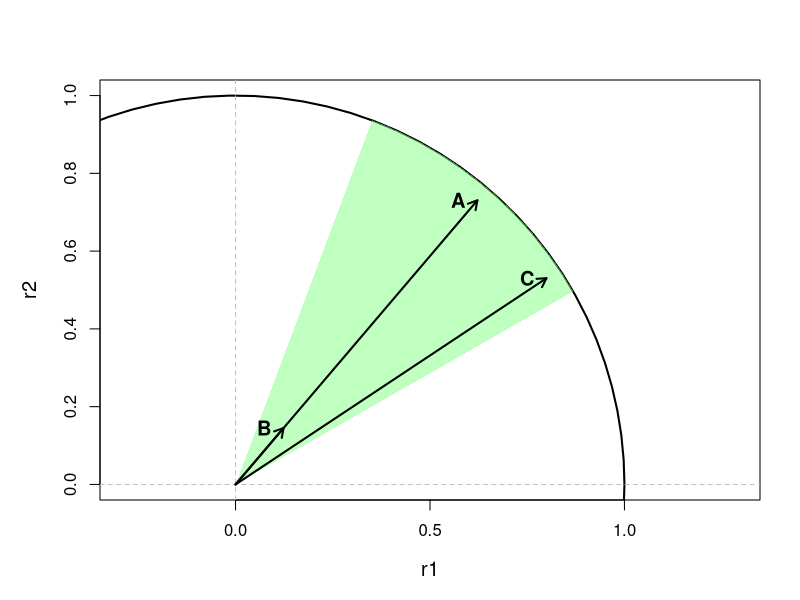

The R source for this figure:
# Structural Stability Feasibility Domain Visualization (Revised)
# Load required libraries
library(ggplot2)
library(shape)

# Define alpha values (competition coefficients)
# Using values that create a wider feasibility domain
alpha11 <- 0.7  # intraspecific competition of species 1
alpha12 <- 0.3  # effect of species 2 on species 1  
alpha21 <- 0.4  # effect of species 1 on species 2
alpha22 <- 0.8  # intraspecific competition of species 2

# Calculate the slopes of the boundaries
slope_right <- alpha21/alpha11  # Right boundary slope
slope_left <- alpha22/alpha12   # Left boundary slope

# Create the plot
par(mfrow=c(1,1), mar=c(5,5,4,2))

# Set up the plot area (focusing on positive quadrant)
plot(0, 0, xlim=c(0, 1), ylim=c(0, 1), type="n",
     xlab="r1", ylab="r2",
     cex.lab=1.2, cex.main=1.4, asp=1) +
scale_x_continuous(limits = c(0,1)) +
  scale_y_continuous(limits = c(0,1))

# Add the unit circle
circle <- seq(0, 2*pi, length.out=100)
x_circle <- cos(circle)
y_circle <- sin(circle)
lines(x_circle, y_circle, lwd=2)

# Add axes
abline(h=0, v=0, col="gray", lty=2)

# Draw the feasibility domain boundaries (only in positive quadrant)
# Right boundary (slope = alpha21/alpha11)
x_vals <- seq(0, 1, length.out=100)
y_vals_right <- slope_right * x_vals

# Left boundary (slope = alpha22/alpha12)  
y_vals_left <- slope_left * x_vals

# Clip to the circle in the positive quadrant
# For right boundary
valid_right <- x_vals^2 + y_vals_right^2 <= 1 & x_vals >= 0 & y_vals_right >= 0
x_right <- x_vals[valid_right]
y_right <- y_vals_right[valid_right]

# For left boundary
valid_left <- x_vals^2 + y_vals_left^2 <= 1 & x_vals >= 0 & y_vals_left >= 0
x_left <- x_vals[valid_left]
y_left <- y_vals_left[valid_left]

# # Draw the boundaries with dashed lines
# lines(x_right, y_right, col="black", lty=2, lwd=1.5)
# lines(x_left, y_left, col="black", lty=2, lwd=1.5)

# Create the polygon for the feasibility domain
# Find intersection points with circle
# Right boundary: y = slope_right * x, x^2 + y^2 = 1
x_intersect_right <- 1/sqrt(1 + slope_right^2)
y_intersect_right <- slope_right * x_intersect_right

# Left boundary: y = slope_left * x, x^2 + y^2 = 1
x_intersect_left <- 1/sqrt(1 + slope_left^2)
y_intersect_left <- slope_left * x_intersect_left

# Create arc between the two intersection points
arc_angle_right <- atan2(y_intersect_right, x_intersect_right)
arc_angle_left <- atan2(y_intersect_left, x_intersect_left)
arc_angles <- seq(arc_angle_right, arc_angle_left, length.out=50)
arc_x <- cos(arc_angles)
arc_y <- sin(arc_angles)

# Combine to create polygon
polygon_x <- c(0, x_intersect_right, arc_x, x_intersect_left)
polygon_y <- c(0, y_intersect_right, arc_y, y_intersect_left)

# Fill the feasibility domain
polygon(polygon_x, polygon_y, col=rgb(0.5, 1, 0.5, alpha=0.5), border=NA)

# Calculate centroid of the feasibility domain
centroid_x <- mean(polygon_x)
centroid_y <- mean(polygon_y)

# Define the vectors
# 1. Long vector at the centroid
vector1_x <- centroid_x
vector1_y <- centroid_y
length_centroid <- sqrt(vector1_x^2 + vector1_y^2)

# 3. Vector near the edge (same length as centroid vector)
# Choose a point on the right boundary
t <- 0.75  # Parameter along the boundary  
edge_point_x <- t * x_intersect_right
edge_point_y <- t * y_intersect_right

# Calculate the perpendicular distance from this point to the boundary
dist_to_right_edge <- abs(-alpha21 * edge_point_x + alpha11 * edge_point_y) / sqrt(alpha21^2 + alpha11^2)

# Normal vector to right boundary (perpendicular, pointing inward)
normal_x <- -slope_right / sqrt(1 + slope_right^2)
normal_y <- 1 / sqrt(1 + slope_right^2)

# Move the edge point inward by a small distance
inward_distance <- 0.05
temp_x <- edge_point_x + inward_distance * normal_x
temp_y <- edge_point_y + inward_distance * normal_y

# Now scale this vector to have the same length as the centroid vector
current_length <- sqrt(temp_x^2 + temp_y^2)
scale_to_match <- length_centroid / current_length
vector3_x <- temp_x * scale_to_match
vector3_y <- temp_y * scale_to_match

# Calculate the actual distance from vector3 to the edge
dist_edge_vector <- abs(-alpha21 * vector3_x + alpha11 * vector3_y) / sqrt(alpha21^2 + alpha11^2)

# 2. Short vector with the same distance to edge as the edge vector
# We need to find a point that has the same distance to the edge as vector3
# Start with a point on the same ray as the centroid but closer to origin
trial_scale <- 0.3
trial_x <- centroid_x * trial_scale
trial_y <- centroid_y * trial_scale

# Calculate its distance to the edges
dist_trial_right <- abs(-alpha21 * trial_x + alpha11 * trial_y) / sqrt(alpha21^2 + alpha11^2)
dist_trial_left <- abs(-alpha22 * trial_x + alpha12 * trial_y) / sqrt(alpha22^2 + alpha12^2)
dist_trial <- min(dist_trial_right, dist_trial_left)

# Adjust the scale to match the distance
# Use iterative approach to find the right scale
target_distance <- dist_edge_vector
best_scale <- trial_scale
for (i in 1:20) {
  test_x <- centroid_x * best_scale
  test_y <- centroid_y * best_scale
  dist_right <- abs(-alpha21 * test_x + alpha11 * test_y) / sqrt(alpha21^2 + alpha11^2)
  dist_left <- abs(-alpha22 * test_x + alpha12 * test_y) / sqrt(alpha22^2 + alpha12^2)
  current_dist <- min(dist_right, dist_left)
  
  if (abs(current_dist - target_distance) < 0.001) break
  
  if (current_dist > target_distance) {
    best_scale <- best_scale * 0.95
  } else {
    best_scale <- best_scale * 1.05
  }
}

vector2_x <- centroid_x * best_scale
vector2_y <- centroid_y * best_scale

# Recalculate to ensure accuracy
dist_B_right <- abs(-alpha21 * vector2_x + alpha11 * vector2_y) / sqrt(alpha21^2 + alpha11^2)
dist_B_left <- abs(-alpha22 * vector2_x + alpha12 * vector2_y) / sqrt(alpha22^2 + alpha12^2)
dist_B <- min(dist_B_right, dist_B_left)

# Draw the vectors
arrows(0, 0, vector1_x, vector1_y, col="black", lwd=2, length=0.1)
arrows(0, 0, vector2_x, vector2_y, col="black", lwd=2, length=0.1)
arrows(0, 0, vector3_x, vector3_y, col="black", lwd=2, length=0.1)

# # Add points at vector tips
# points(c(vector1_x, vector2_x, vector3_x), 
#        c(vector1_y, vector2_y, vector3_y), 
#        pch=21, cex=2, col="black", bg="red")

# Add labels
text(vector1_x - 0.05, vector1_y, "A", col="black", cex=1.2, font=2)
text(vector2_x - 0.05, vector2_y, "B", col="black", cex=1.2, font=2)
text(vector3_x - 0.05, vector3_y , "C", col="black", cex=1.2, font=2)

# # Add a fourth point D on the circle boundary
# vector4_x <- 0.9
# vector4_y <- 0.2
# # points(vector4_x, vector4_y, pch=21, cex=2, col="black", bg="red")
# text(vector4_x + 0.05, vector4_y, "D", col="black", cex=1.2, font=2)

# Add dashed lines from origin to all points
segments(0, 0, vector1_x, vector1_y, lty=2, col="black", lwd=1)
segments(0, 0, vector2_x, vector2_y, lty=2, col="black", lwd=1)
segments(0, 0, vector3_x, vector3_y, lty=2, col="black", lwd=1)
#segments(0, 0, vector4_x, vector4_y, lty=2, col="black", lwd=1)

# Print the values used
cat("Alpha values used:\n")
cat(sprintf("α₁₁ = %.2f, α₁₂ = %.2f\n", alpha11, alpha12))
cat(sprintf("α₂₁ = %.2f, α₂₂ = %.2f\n", alpha21, alpha22))
cat("\nBoundary slopes:\n")
cat(sprintf("Right boundary (α₂₁/α₁₁) = %.3f\n", slope_right))
cat(sprintf("Left boundary (α₂₂/α₁₂) = %.3f\n", slope_left))
cat("\nGrowth rate vectors:\n")
cat(sprintf("A - Long vector (centroid): r₁ = %.3f, r₂ = %.3f\n", vector1_x, vector1_y))
cat(sprintf("B - Short vector: r₁ = %.3f, r₂ = %.3f\n", vector2_x, vector2_y))
cat(sprintf("C - Edge vector: r₁ = %.3f, r₂ = %.3f\n", vector3_x, vector3_y))
#cat(sprintf("D - Outside vector: r₁ = %.3f, r₂ = %.3f\n", vector4_x, vector4_y))

# Calculate vector lengths
length_A <- sqrt(vector1_x^2 + vector1_y^2)
length_B <- sqrt(vector2_x^2 + vector2_y^2)
length_C <- sqrt(vector3_x^2 + vector3_y^2)

cat("\nVector lengths:\n")
cat(sprintf("A - Long vector: %.3f\n", length_A))
cat(sprintf("B - Short vector: %.3f\n", length_B))
cat(sprintf("C - Edge vector: %.3f\n", length_C))

# Calculate and report distances to edge
calc_distance_to_edge <- function(x, y, alpha11, alpha12, alpha21, alpha22) {
  # Distance to right boundary
  dist_right <- abs(-alpha21 * x + alpha11 * y) / sqrt(alpha21^2 + alpha11^2)
  # Distance to left boundary
  dist_left <- abs(-alpha22 * x + alpha12 * y) / sqrt(alpha22^2 + alpha12^2)
  
  # Check if inside feasibility domain
  if (y >= alpha21/alpha11 * x && y <= alpha22/alpha12 * x && x >= 0 && y >= 0) {
    return(min(dist_right, dist_left))
  } else {
    return(-min(dist_right, dist_left))
  }
}

cat("\nDistances to feasibility domain edge:\n")
dist_A <- calc_distance_to_edge(vector1_x, vector1_y, alpha11, alpha12, alpha21, alpha22)
dist_B <- calc_distance_to_edge(vector2_x, vector2_y, alpha11, alpha12, alpha21, alpha22)
dist_C <- calc_distance_to_edge(vector3_x, vector3_y, alpha11, alpha12, alpha21, alpha22)
#dist_D <- calc_distance_to_edge(vector4_x, vector4_y, alpha11, alpha12, alpha21, alpha22)

cat(sprintf("A - Long vector: %.3f\n", dist_A))
cat(sprintf("B - Short vector: %.3f\n", dist_B))
cat(sprintf("C - Edge vector: %.3f\n", dist_C))
#cat(sprintf("D - Outside vector: %.3f\n", dist_D))

# Verify conditions
cat("\nVerification:\n")
cat(sprintf("Length A = %.3f, Length C = %.3f (should be equal)\n", length_A, length_C))
cat(sprintf("Distance B = %.3f, Distance C = %.3f (should be equal)\n", dist_B, dist_C))

